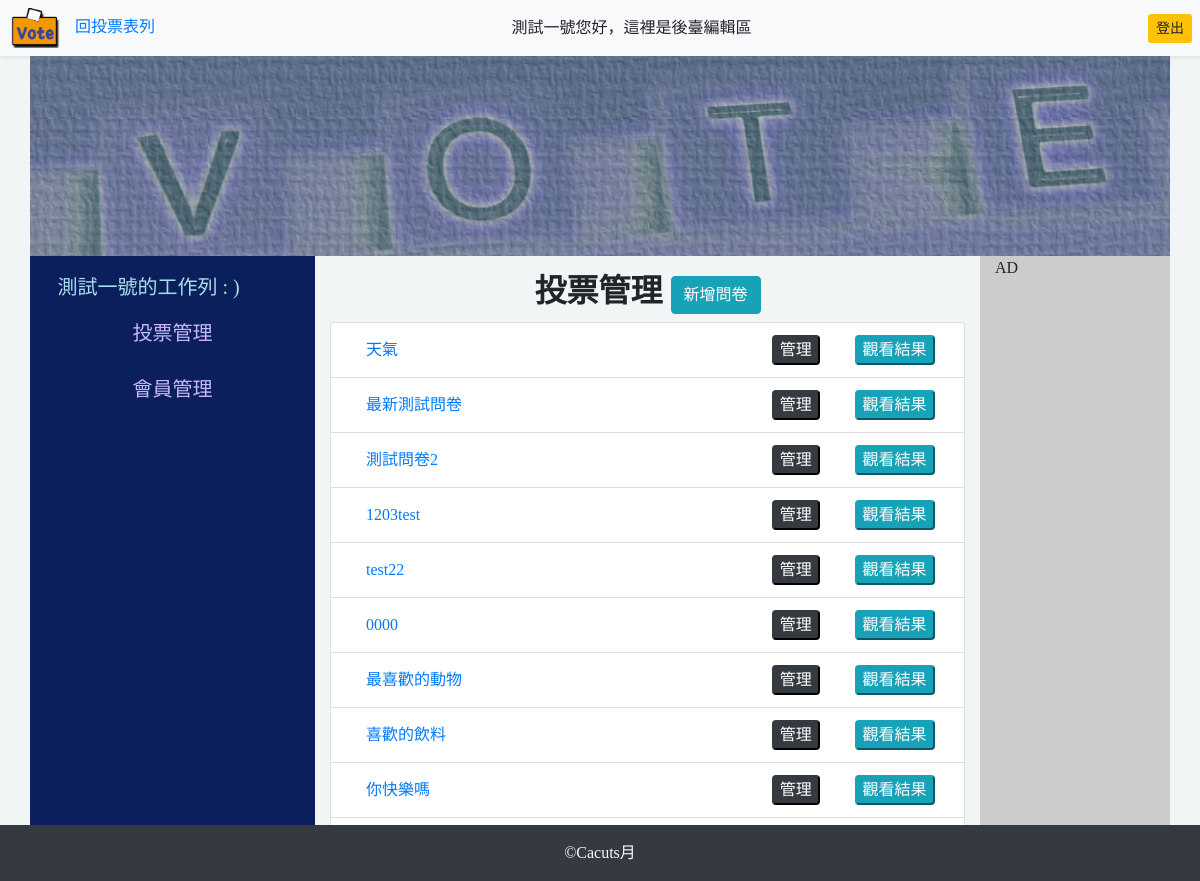
The app's page /backend/index.php (signed in) with its own data.
### tables this page shows
CREATE TABLE `topics` (
  `id` int(11) UNSIGNED NOT NULL,
  `topic` varchar(128) NOT NULL COMMENT '主題'
);

### api/db.php (called while the page is built, shortened)
<?php
$dsn="mysql:host=localhost;charset=utf8;dbname=vote";
$pdo=new PDO($dsn,'root','');
function all($table,...$arg){
global $pdo;
$sql="SELECT * FROM `$table` ";
if(isset($arg[0])){
    if(is_array($arg[0])){
        foreach($arg[0] as $key=>$value){
            $tmp[]="`$key`='$value'";
        }
        $sql=$sql."where " . implode(" AND ",$tmp);
    }else{
        $sql=$sql.$arg[0];
    }
}
$rows=$pdo->query($sql)->fetchAll(PDO::FETCH_ASSOC);
return $rows;
}
?>

### backend/manage_vote.php (the view)
<h2 class="text-center mt-3 font-weight-bold">投票管理
    <a href="?do=add_subject_form">
        <button class="btn btn-info rounded ">新增問卷</button>
    </a>
</h2>
<?php
$subjects=all('topics');
echo "<ol class='list-group'>";
foreach ($subjects as $key => $value) {
    echo "<li class='list-group-item'>";
    echo "<a class='d-inline-block col-md-8' href='../index.php?do=vote&id={$value['id']}'>";
    echo $value['topic'];
    echo "</a>";
    echo "<a href='?do=edit_subject&id={$value['id']}' class='d-inline-block col-md-2 text-center '>";
    echo "<button class='btn-dark rounded'>管理</button>";
    echo "</a>";
    echo "<a href='../index.php?do=vote_result&id={$value['id']}' class='d-inline-block col-md-2  p-0 text-center'>";
    echo "<button class='btn-info rounded'>觀看結果</button>";
    echo "</a>";
    echo "</li>";
}
echo "</ol>";
?>

### backend/index.php (style rules this page uses)
body { background-color: #f2f5f5; font-family: Microsoft JhengHei; }

### records on screen
topics: topic "天氣"
topics: topic "最新測試問卷"
topics: topic "測試問卷2"
topics: topic "1203test"
topics: topic "test22"
topics: topic "0000"
topics: topic "最喜歡的動物"
topics: topic "喜歡的飲料"
topics: topic "你快樂嗎"

### other values on screen
$_SESSION['name'] "測試一號"
